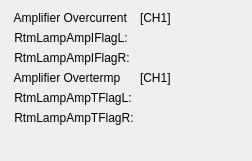
      <widget class="QWidget" name="formLayoutWidget_2">
       <property name="geometry">
        <rect>
         <x>711</x>
         <y>230</y>
         <width>252</width>
         <height>161</height>
        </rect>
       </property>
       <layout class="QFormLayout" name="formLayout_2">
        <item row="0" column="0">
         <widget class="QLabel" name="label_100">
          <property name="text">
           <string> Amplifier Overcurrent</string>
          </property>
         </widget>
        </item>
        <item row="0" column="1">
         <widget class="QLabel" name="label_153">
          <property name="text">
           <string>[CH1]</string>
          </property>
         </widget>
        </item>
        <item row="1" column="0">
         <widget class="QLabel" name="label_101">
          <property name="text">
           <string> RtmLampAmpIFlagL:</string>
          </property>
         </widget>
        </item>
        <item row="1" column="1">
         <widget class="PyDMLabel" name="PyDMLabel_101">
          <property name="toolTip">
           <string/>
          </property>
          <property name="channel" stdset="0">
           <string>XX-22SL19:DI-FOFBCtrl:RtmLampAmpIFlagLCH1-RB</string>
          </property>
         </widget>
        </item>
        <item row="2" column="0">
         <widget class="QLabel" name="label_102">
          <property name="text">
           <string> RtmLampAmpIFlagR:</string>
          </property>
         </widget>
        </item>
        <item row="2" column="1">
         <widget class="PyDMLabel" name="PyDMLabel_102">
          <property name="toolTip">
           <string/>
          </property>
          <property name="channel" stdset="0">
           <string>XX-22SL19:DI-FOFBCtrl:RtmLampAmpIFlagRCH1-RB</string>
          </property>
         </widget>
        </item>
        <item row="3" column="0">
         <widget class="QLabel" name="label_104">
          <property name="text">
           <string> Amplifier Overtermp</string>
          </property>
         </widget>
        </item>
        <item row="3" column="1">
         <widget class="QLabel" name="label_152">
          <property name="text">
           <string>[CH1]</string>
          </property>
         </widget>
        </item>
        <item row="4" column="0">
         <widget class="QLabel" name="label_105">
          <property name="text">
           <string> RtmLampAmpTFlagL:</string>
          </property>
         </widget>
        </item>
        <item row="4" column="1">
         <widget class="PyDMLabel" name="PyDMLabel_103">
          <property name="toolTip">
           <string/>
          </property>
          <property name="channel" stdset="0">
           <string>XX-22SL19:DI-FOFBCtrl:RtmLampAmpTFlagLCH1-RB</string>
          </property>
         </widget>
        </item>
        <item row="5" column="0">
         <widget class="QLabel" name="label_106">
          <property name="text">
           <string> RtmLampAmpTFlagR:</string>
          </property>
         </widget>
        </item>
        <item row="5" column="1">
         <widget class="PyDMLabel" name="PyDMLabel_104">
          <property name="toolTip">
           <string/>
          </property>
          <property name="channel" stdset="0">
           <string>XX-22SL19:DI-FOFBCtrl:RtmLampAmpTFlagRCH1-RB</string>
          </property>
         </widget>
        </item>
       </layout>
      </widget>
